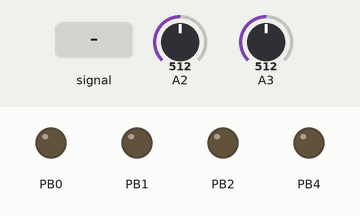
This sketch was run on a simulated ATtiny85, built with avr-gcc and run on an emulated ATtiny85. Shown: output pins drawn as LEDs (lit = HIGH). The test bench sets the inputs (shaded band); at power-on: A2 = 512, A3 = 512.

Above: at 0.8 s.
0.9 s: A2 fed a 1000 Hz sine of ±255 counts around its level
Timing chart, 0 to 1.0 s (numbered marks = the images above; inputs shaded):
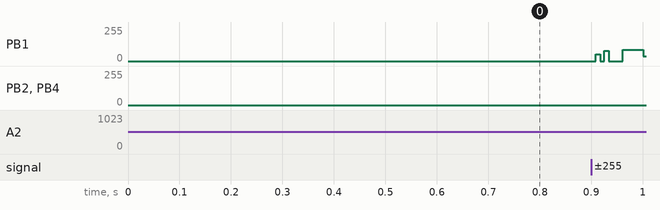

The sketch:

Qtouch_Attiny85_Try_.ino
```cpp
/*
 NC      1   8   +5V
 KEY0    2   7   NC
 KEY1    3   6   LAMP PWM2
 GND     4   5   LAMP PWM1

 */

#include <avr/io.h>
#include <avr/delay.h>


//------------------------------------------------------------------------------------------------------------

void init(){
    // ADC
    ADMUX = (0<<REFS0); //VCC reference
    ADCSRA = (1<<ADEN)| (1<<ADPS2)|(1<<ADPS1)|(1<<ADPS0); //ADC enable, prescaler 128

    // PWM
	DDRB |= (1<<PB0)|(1<<PB1); // PWM-outputs

	TCCR0A = (1<<COM0A1)|(1<<COM0B1)|(1<<WGM01)|(1<<WGM00); // fast PWM
	TCCR0B = (1<<CS02); // counter clock divider 256
	OCR0A = 255;
    OCR0B = 255;
}

// pre: input PB3 (ADC3) and PB4 (ADC2). PB2 (ADC1) is used as reference, PB0 and PB1 for PWM
uint16_t sensePad(uint8_t adcPin){
    int16_t measurement1, measurement2;
    uint8_t portPin;
    if (adcPin == 3) {
        portPin = PB3;
    } else {
        portPin = PB4;
    }

    // first measurement: adcPin low, S/H high
    ADMUX = (0<<REFS0) | 0x01; // set ADC sample+hold condensator to the free PB2 (ADC1)

    PORTB |= (1<<PB2); //PB2/ADC1 ref/ S/H higt
    DDRB |= (1<<portPin) | (1<<PB2); // both output: adcPin low, S/H (ADC1) high
    _delay_us(32);
    DDRB &= ~((1<<portPin) | (1<<PB2));
    PORTB &= ~((1<<portPin) | (1<<PB2));

    ADMUX = (0<<REFS0) | (adcPin & 0x03); // read extern condensator from adcPin
    ADCSRA |= (1<<ADSC); // start conversion
    while (!(ADCSRA & (1 << ADIF))); // wait for conversion complete
    ADCSRA |= (1 << ADIF); // clear ADIF
    measurement1=ADC;

    // second measurement: adcPin high, S/H low
    ADMUX = (0<<REFS0) | 0x01; // set ADC sample+hold condensator to the free PB2 (ADC1)

    PORTB |= (1<<portPin); // sensePad/adcPin high
    DDRB |= (1<<portPin) | (1<<PB2); // both output: adcPin high, S/H (ADC1) low
    _delay_us(32);
    DDRB &= ~((1<<portPin) | (1<<PB2));
    PORTB &= ~((1<<portPin) | (1<<PB2));

    ADMUX = (0<<REFS0) | (adcPin & 0x03); // read extern condensator from adcPin
    ADCSRA |= (1<<ADSC); // start conversion
    while (!(ADCSRA & (1 << ADIF))); // wait for conversion complete
    ADCSRA |= (1 << ADIF); // clear ADCIF
    measurement2=ADC;


    return (measurement2 - measurement1)+1023;
}

uint8_t getMultiplicator(int16_t value, uint16_t maxValue){
    if (maxValue<64){
        value=value*4;
    } else if (maxValue < 86){
        value= value*3;
    } else if (maxValue < 103) {
        value = (value/2)*5;
    } else if (maxValue<128){
        value=value*2;
    } else if (maxValue < 154){
        value = (value/3)*5;
    } else if (maxValue<171){
        value = (value/2)*3;
    } else if (maxValue<205){
        value = (value/4)*5;
    } else {
        value=(value/5)*4;
    }
    return value;
}

//------------------------------------------------------------------------------------------------------------
int main(void) {
	init();
	int16_t senseValue1, senseValue2;
    int16_t refMin1, refMin2;
    uint16_t refMax1, refMax2;
    refMin1 = sensePad(2);
    refMin1 = sensePad(2);
    refMin2 = sensePad(3);
    refMin2 = sensePad(3);

    for(;;){
        PORTB &= ~(1<<PB3);

        senseValue1 = sensePad(2);
        senseValue1 = senseValue1 - refMin1;
        if (senseValue1<0){
            senseValue1=0;
        }
        if (senseValue1>refMax1) {
            refMax1=senseValue1;
        }
        senseValue1 = getMultiplicator((uint8_t) senseValue1, refMax1);

        senseValue2 = sensePad(3);
        senseValue2 = senseValue2 - refMin2;
        if (senseValue2<0){
            senseValue2=0;
        }
        if (senseValue2>refMax2) {
            refMax2=senseValue2;
        }
        senseValue2 = getMultiplicator((uint8_t) senseValue2, refMax2);

        OCR0B = senseValue1;
        OCR0A = senseValue2;

    }
    return 0;   /* never reached */
}
```
